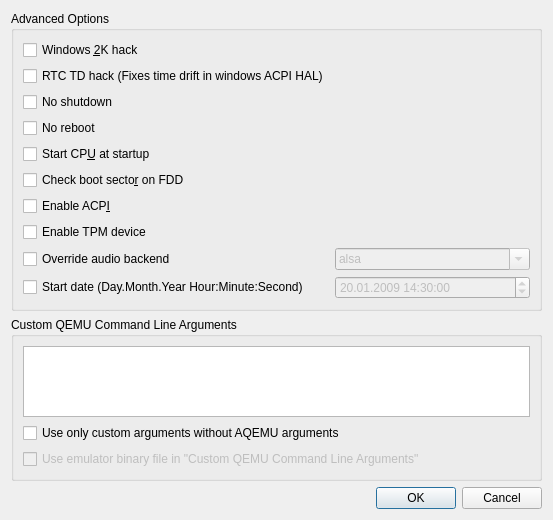
<?xml version="1.0" encoding="UTF-8"?>
<ui version="4.0">
 <class>Advanced_Options</class>
 <widget class="QDialog" name="Advanced_Options">
  <property name="geometry">
   <rect>
    <x>0</x>
    <y>0</y>
    <width>553</width>
    <height>520</height>
   </rect>
  </property>
  <property name="windowTitle">
   <string>Advanced Options</string>
  </property>
  <layout class="QGridLayout" name="gridLayout_3">
   <item row="0" column="0">
    <widget class="QGroupBox" name="groupBox_options">
     <property name="title">
      <string>Advanced Options</string>
     </property>
     <layout class="QGridLayout" name="gridLayout">
      <item row="1" column="0">
       <widget class="QCheckBox" name="CH_RTC_TD_Hack">
        <property name="text">
         <string>RTC TD hack (Fixes time drift in windows ACPI HAL)</string>
        </property>
       </widget>
      </item>
      <item row="2" column="0">
       <widget class="QCheckBox" name="CH_No_Shutdown">
        <property name="text">
         <string>No shutdown</string>
        </property>
       </widget>
      </item>
      <item row="3" column="0">
       <widget class="QCheckBox" name="CH_No_Reboot">
        <property name="toolTip">
         <string>Exit instead of rebooting</string>
        </property>
        <property name="text">
         <string>No reboot</string>
        </property>
       </widget>
      </item>
      <item row="4" column="0">
       <widget class="QCheckBox" name="CH_Start_CPU">
        <property name="text">
         <string>Start CP&amp;U at startup</string>
        </property>
       </widget>
      </item>
      <item row="5" column="0">
       <widget class="QCheckBox" name="CH_FDD_Boot">
        <property name="toolTip">
         <string>Check Floppy Disk boot signature in VM BIOS</string>
        </property>
        <property name="text">
         <string>Check boot secto&amp;r on FDD</string>
        </property>
       </widget>
      </item>
      <item row="6" column="0">
       <widget class="QCheckBox" name="CH_ACPI">
        <property name="sizePolicy">
         <sizepolicy hsizetype="Minimum" vsizetype="Fixed">
          <horstretch>0</horstretch>
          <verstretch>0</verstretch>
         </sizepolicy>
        </property>
        <property name="text">
         <string>Enable ACP&amp;I</string>
        </property>
       </widget>
      </item>
      <item row="7" column="0">
       <widget class="QCheckBox" name="CH_Advanced_TPM">
        <property name="toolTip">
         <string>Enable the QEMU TPM emulator and TPM-TIS device (-tpmdev emulator,id=tpm0,chardev=chrtpm -device tpm-tis,tpmdev=tpm0)</string>
        </property>
        <property name="text">
         <string>Enable TPM device</string>
        </property>
       </widget>
      </item>
      <item row="8" column="0">
       <widget class="QCheckBox" name="CH_Use_Custom_Audio_Backend">
        <property name="toolTip">
         <string>Use a VM-specific audio backend instead of the global default audio backend.</string>
        </property>
        <property name="text">
         <string>Override audio backend</string>
        </property>
       </widget>
      </item>
      <item row="8" column="1">
       <widget class="QComboBox" name="CB_Audio_Backend">
        <property name="enabled">
         <bool>false</bool>
        </property>
        <property name="editable">
         <bool>true</bool>
        </property>
        <item>
         <property name="text">
          <string>alsa</string>
         </property>
        </item>
        <item>
         <property name="text">
          <string>oss</string>
         </property>
        </item>
	        <item>
	         <property name="text">
	          <string>pa</string>
	         </property>
	        </item>
	        <item>
	         <property name="text">
	          <string>pipewire</string>
	         </property>
	        </item>
	        <item>
	         <property name="text">
	          <string>esd</string>
         </property>
        </item>
        <item>
         <property name="text">
          <string>sdl</string>
         </property>
        </item>
        <item>
         <property name="text">
          <string>wav</string>
         </property>
        </item>
        <item>
         <property name="text">
          <string>none</string>
         </property>
        </item>
       </widget>
      </item>
      <item row="9" column="0">
       <widget class="QCheckBox" name="CH_Start_Date">
        <property name="sizePolicy">
         <sizepolicy hsizetype="Maximum" vsizetype="Fixed">
          <horstretch>0</horstretch>
          <verstretch>0</verstretch>
         </sizepolicy>
        </property>
        <property name="text">
         <string>Start date (Day.Month.Year Hour:Minute:Second)</string>
        </property>
       </widget>
      </item>
      <item row="9" column="1">
       <widget class="QDateTimeEdit" name="DTE_Start_Date">
        <property name="enabled">
         <bool>false</bool>
        </property>
        <property name="date">
         <date>
          <year>2009</year>
          <month>1</month>
          <day>20</day>
         </date>
        </property>
        <property name="time">
         <time>
          <hour>14</hour>
          <minute>30</minute>
          <second>0</second>
         </time>
        </property>
        <property name="maximumDate">
         <date>
          <year>2100</year>
          <month>12</month>
          <day>31</day>
         </date>
        </property>
        <property name="minimumDate">
         <date>
          <year>1975</year>
          <month>1</month>
          <day>1</day>
         </date>
        </property>
        <property name="displayFormat">
         <string>dd.MM.yyyy HH:mm:ss</string>
        </property>
       </widget>
      </item>
      <item row="0" column="0">
       <widget class="QCheckBox" name="CH_Win2K_Hack">
        <property name="toolTip">
         <string>Fix Windows 2000 install Bug</string>
        </property>
        <property name="text">
         <string>Windows &amp;2K hack</string>
        </property>
       </widget>
      </item>
     </layout>
    </widget>
   </item>
   <item row="1" column="0">
    <widget class="QGroupBox" name="groupBox_CLI">
     <property name="title">
      <string>Custom QEMU Command Line Arguments</string>
     </property>
     <layout class="QGridLayout" name="gridLayout_2">
      <item row="1" column="0">
       <widget class="QCheckBox" name="CH_Only_User_Args">
        <property name="text">
         <string>Use only custom arguments without AQEMU arguments</string>
        </property>
       </widget>
      </item>
      <item row="2" column="0">
       <widget class="QCheckBox" name="CH_Use_User_Binary">
        <property name="enabled">
         <bool>false</bool>
        </property>
        <property name="text">
         <string>Use emulator binary file in &quot;Custom QEMU Command Line Arguments&quot;</string>
        </property>
       </widget>
      </item>
      <item row="0" column="0">
       <widget class="QPlainTextEdit" name="Edit_Additional_Args">
        <property name="sizePolicy">
         <sizepolicy hsizetype="Expanding" vsizetype="Expanding">
          <horstretch>0</horstretch>
          <verstretch>1</verstretch>
         </sizepolicy>
        </property>
       </widget>
      </item>
     </layout>
    </widget>
   </item>
   <item row="2" column="0">
    <widget class="Dialog_Button_Box" name="buttonBox">
     <property name="orientation">
      <enum>Qt::Horizontal</enum>
     </property>
     <property name="standardButtons">
      <set>QDialogButtonBox::Cancel|QDialogButtonBox::Ok</set>
     </property>
    </widget>
   </item>
  </layout>
 </widget>
 <customwidgets>
  <customwidget>
   <class>Dialog_Button_Box</class>
   <extends>QDialogButtonBox</extends>
   <header>Dialog_Button_Box.h</header>
  </customwidget>
 </customwidgets>
 <resources/>
 <connections>
  <connection>
   <sender>buttonBox</sender>
   <signal>accepted()</signal>
   <receiver>Advanced_Options</receiver>
   <slot>accept()</slot>
   <hints>
    <hint type="sourcelabel">
     <x>248</x>
     <y>254</y>
    </hint>
    <hint type="destinationlabel">
     <x>157</x>
     <y>274</y>
    </hint>
   </hints>
  </connection>
  <connection>
   <sender>buttonBox</sender>
   <signal>rejected()</signal>
   <receiver>Advanced_Options</receiver>
   <slot>reject()</slot>
   <hints>
    <hint type="sourcelabel">
     <x>316</x>
     <y>260</y>
    </hint>
    <hint type="destinationlabel">
     <x>286</x>
     <y>274</y>
    </hint>
   </hints>
  </connection>
  <connection>
   <sender>CH_Only_User_Args</sender>
   <signal>toggled(bool)</signal>
   <receiver>CH_Use_User_Binary</receiver>
   <slot>setEnabled(bool)</slot>
   <hints>
    <hint type="sourcelabel">
     <x>280</x>
     <y>368</y>
    </hint>
    <hint type="destinationlabel">
     <x>280</x>
     <y>399</y>
    </hint>
   </hints>
  </connection>
 </connections>
</ui>
